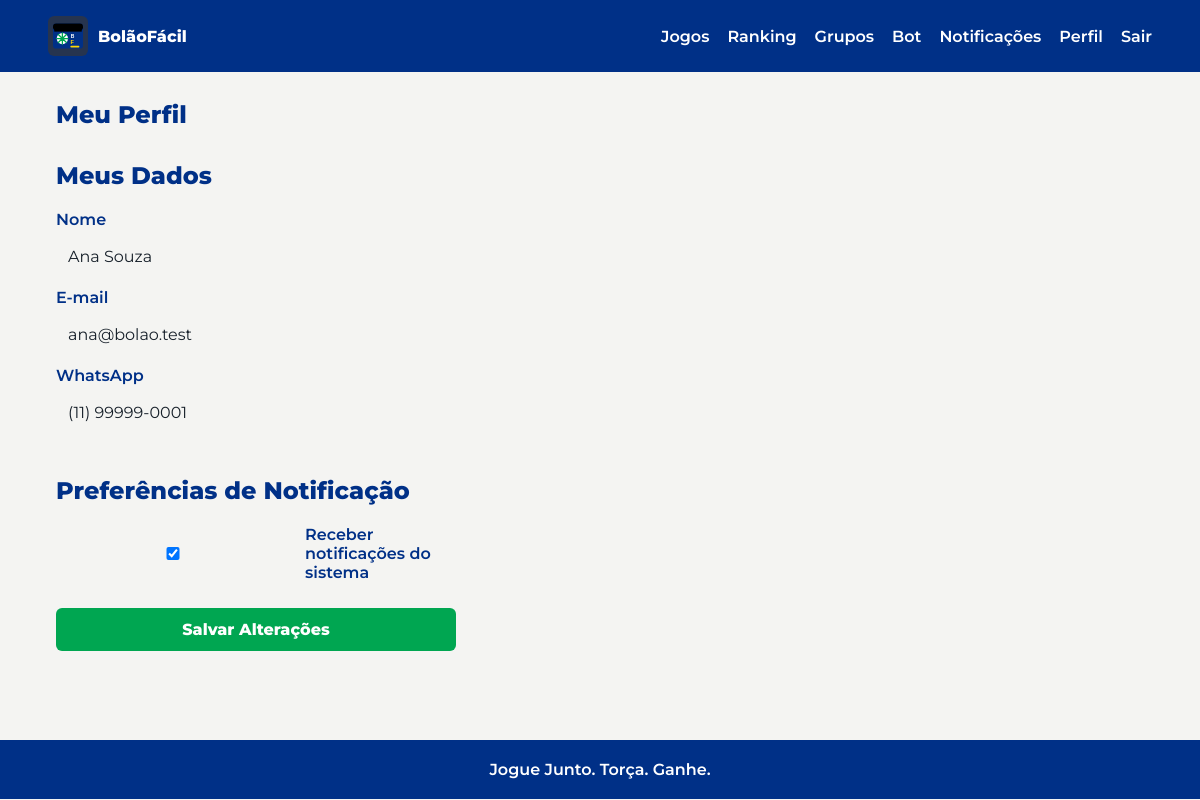
Screenshot of /perfil (signed in) with the database file from the repository.
### tables this page shows
CREATE TABLE users (
    id INTEGER PRIMARY KEY AUTOINCREMENT,
    name TEXT NOT NULL,
    email TEXT NOT NULL UNIQUE,
    whatsapp_phone TEXT,
    password_hash TEXT NOT NULL,
    created_at TEXT NOT NULL DEFAULT CURRENT_TIMESTAMP
, role TEXT NOT NULL DEFAULT 'user', notifications_enabled INTEGER NOT NULL DEFAULT 1);

### controllers/auth_controller.py (the view)
@auth_bp.route("/perfil", methods=["GET"])
@login_required
def profile():
    return render_template("auth/profile.html")

### app.py (called while the page is built)
def get_db():
    if "db" not in g:
        database_url = current_app_config()["DATABASE_URL"]
        database_path = Path(database_url)
        database_path.parent.mkdir(parents=True, exist_ok=True)
        g.db = sqlite3.connect(database_path)
        g.db.row_factory = sqlite3.Row
        g.db.execute("PRAGMA foreign_keys = ON")
    return g.db

def current_app_config():
    from flask import current_app
    return current_app.config

@login_manager.user_loader
def load_user(user_id):
    return User.get_by_id(user_id)

### models/user.py (called while the page is built)
def _db():
    from app import get_db
    return get_db()

    @property
    def is_admin(self):
        return self.role == "admin"

    @classmethod
    def from_row(cls, row):
        if row is None:
            return None
        return cls(
            id=row["id"],
            name=row["name"],
            email=row["email"],
            whatsapp_phone=row["whatsapp_phone"],
            password_hash=row["password_hash"],
            created_at=row["created_at"],
            role=row["role"] if "role" in row.keys() else "user",
            notifications_enabled=row["notifications_enabled"] if "notifications_enabled" in row.keys() else 1,
        )

    @staticmethod
    def get_by_id(user_id):
        row = _db().execute("SELECT * FROM users WHERE id = ?", (user_id,)).fetchone()
        return User.from_row(row)

### templates/auth/profile.html (shortened to what this page needs)
{% extends "base.html" %}
{% block content %}
<section class="content-head">
  <h1>Meu Perfil</h1>
</section>
<section style="margin-top: 2rem;">
  <form method="post" action="{{ url_for('auth.update_profile') }}" class="form" style="max-width: 400px;">
    <h2>Meus Dados</h2>
    <div class="form-group">
      <label for="name">Nome</label>
      <input id="name" name="name" type="text" value="{{ current_user.name }}" style="width: 100%; padding: 0.75rem; border: 1px solid var(--border-color); border-radius: 8px; background: var(--bg-color); color: var(--text-color);" required>
    </div>
    <div class="form-group">
      <label for="email">E-mail</label>
      <input id="email" name="email" type="email" value="{{ current_user.email }}" style="width: 100%; padding: 0.75rem; border: 1px solid var(--border-color); border-radius: 8px; background: var(--bg-color); color: var(--text-color);" required>
    </div>
    <div class="form-group">
      <label for="whatsapp_phone">WhatsApp</label>
      <input id="whatsapp_phone" name="whatsapp_phone" type="tel" autocomplete="tel" placeholder="(11) 98765-4321" maxlength="15" value="{{ current_user.whatsapp_phone or '' }}" style="width: 100%; padding: 0.75rem; border: 1px solid var(--border-color); border-radius: 8px; background: var(--bg-color); color: var(--text-color);">
    </div>
    {% if not current_user.is_admin %}
    <h2 style="margin-top: 2rem;">Preferências de Notificação</h2>
    <div class="form-group" style="flex-direction: row; align-items: center; gap: 1rem;">
      <input type="checkbox" id="notifications_enabled" name="enabled" value="1" {{ 'checked' if current_user.notifications_enabled else '' }}>
      <label for="notifications_enabled" style="margin-bottom: 0;">Receber notificações do sistema</label>
    </div>
    {% else %}
    <h2 style="margin-top: 2rem;">Notificações</h2>
    <p>Como administrador, você sempre receberá as notificações importantes do sistema.</p>
    {% endif %}
    <button type="submit" class="button-primary" style="margin-top: 1rem;">Salvar Alterações</button>
  </form>
</section>
{% endblock %}

### static/css/main.css (style rules this page uses)
:root { --green: #00A651; --green-dark: #007A3D; --yellow: #FFD700; --blue-dark: #003087; --blue: #1A55A0; --blue-light: #E8EEF8; --gray-light: #F4F4F2; --gray-dark: #9B9B9B; --white: #FFFFFF; --ink: #17202A; }
* { box-sizing: border-box; }
body { margin: 0; background: var(--gray-light); color: var(--ink); font-family: "Montserrat", Arial, sans-serif; }
h1, h2 { color: var(--blue-dark); font-weight: 800; margin: 0 0 10px; }
.form { display: grid; gap: 10px; }
.form label { color: var(--blue-dark); font-weight: 600; }
.form input, .chat-form input, .form select { border: 1px solid var(--gray-dark); border-radius: 6px; font: inherit; padding: 12px; width: 100%; }
button, .button-primary, .button-secondary { border: 0; border-radius: 6px; cursor: pointer; display: inline-flex; font: inherit; font-weight: 800; justify-content: center; padding: 12px 16px; }
button, .button-primary { background: var(--green); color: var(--white); }
.content-head { margin-bottom: 22px; }
.form-group { display: flex; flex-direction: column; gap: 6px; }

### rows the page displays
users: name "Ana Souza", email "ana@bolao.test", whatsapp_phone "(11) 99999-0001"

### other values shown
{{ brand_name }} "BolãoFácil"
{{ brand_slogan }} "Jogue Junto. Torça. Ganhe."
